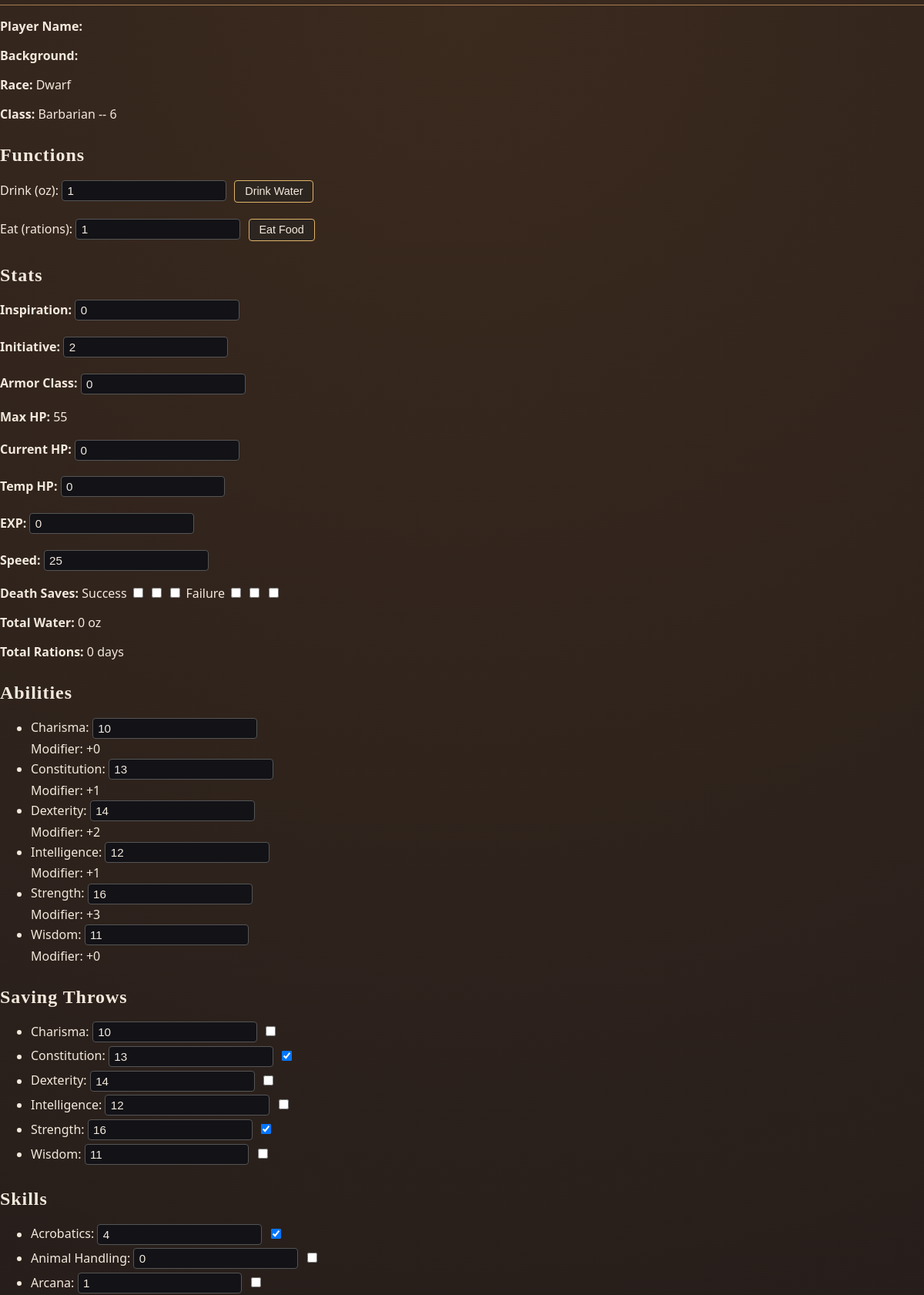
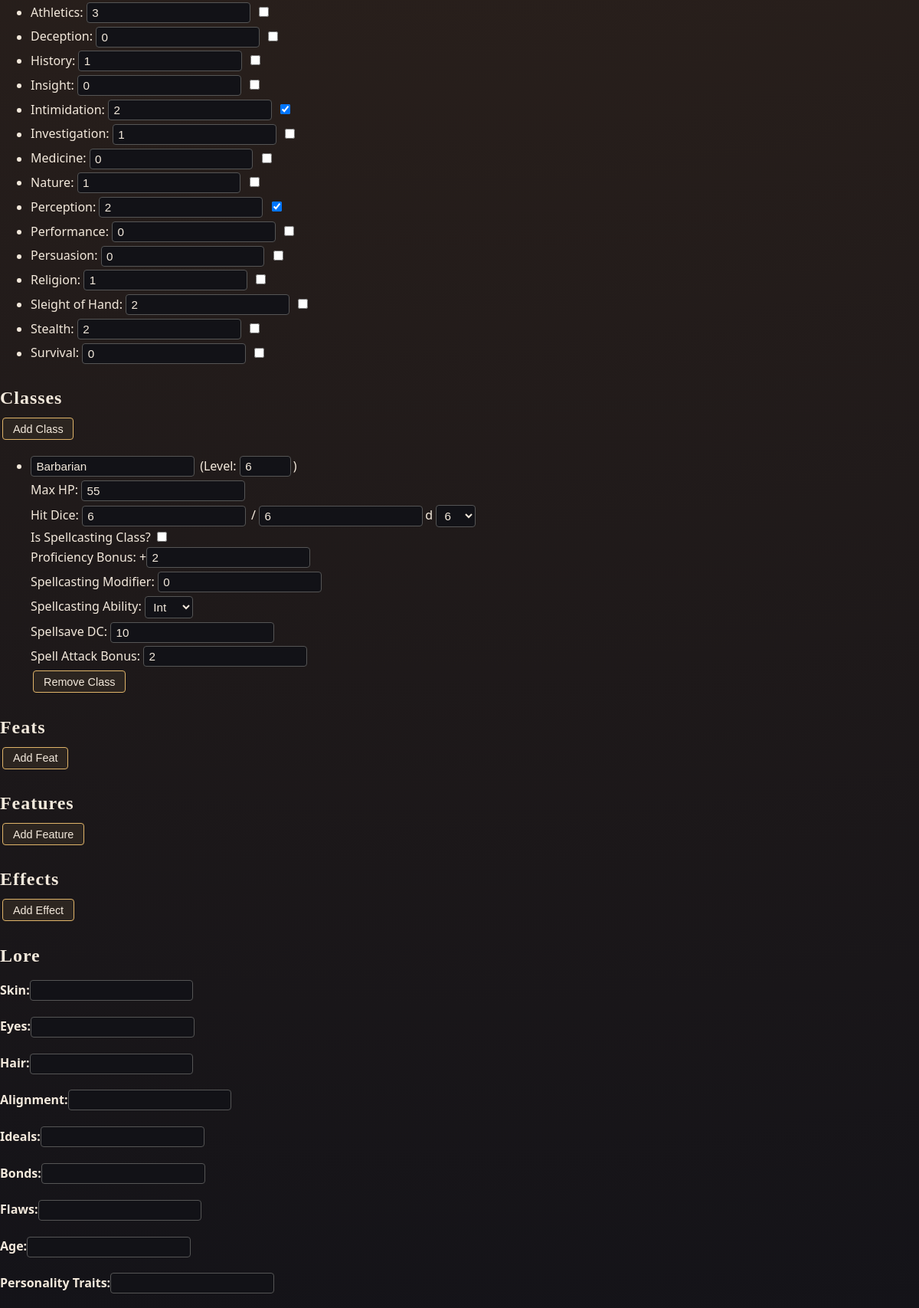
The page /character/4 (upper part) on the database its author committed (2 pictures, top to bottom).
### tables this page shows
CREATE TABLE Race(
characterid INTEGER REFERENCES Character(characterid),
name TEXT,
speed INTEGER NOT NULL CHECK(speed >= 0),
PRIMARY KEY(characterid, name)
);

CREATE TABLE Class(
characterid INTEGER REFERENCES Character(characterid),
name TEXT,
proficiencybonus INTEGER NOT NULL CHECK(proficiencybonus >= 0),
totalhitdice INTEGER NOT NULL CHECK(totalhitdice >= 0),
currenthitdice INTEGER CHECK(currenthitdice >= 0) DEFAULT 0,
typeofhitdice INTEGER NOT NULL DEFAULt 6 CHECK(typeofhitdice IN (6, 8, 10, 12)),
maxhitpoints INTEGER NOT NULL CHECK(maxhitpoints >= 0),
classlevel INTEGER NOT NULL CHECK(classlevel >= 0),
isSpellCastingClass INTEGER NOT NULL CHECK(isSpellCastingClass IN (0, 1)) DEFAULT 0,
spellcastingability TEXT NOT NULL CHECK(spellcastingability IN ('Str', 'Dex', 'Con', 'Int', 'Wis', 'Cha')) DEFAULT 'Int',
spellcastingmodifier INTEGER NOT NULL CHECK(spellcastingmodifier >= 0),
PRIMARY KEY(characterid, name)
);

CREATE TABLE Stats(
characterid INTEGER REFERENCES Character(characterid),
id INTEGER PRIMARY KEY AUTOINCREMENT,
inspiration INTEGER CHECK(inspiration >= 0) DEFAULT 0,
currenthitpoints INTEGER DEFAULT 0,
temporaryhitpoints INTEGER CHECK(temporaryhitpoints >= 0) DEFAULT 0,
exp INTEGER CHECK(exp >= 0) DEFAULT 0,
deathsuccesses INTEGER CHECK(deathsuccesses >= 0 AND deathsuccesses <= 3) DEFAULT 0,
deathfailures INTEGER CHECK(deathfailures >= 0 AND deathfailures <= 3) DEFAULT 0,
totalspellslotslevel1 INTEGER NOT NULL CHECK(totalspellslotslevel1 >= 0) DEFAULT 0,
totalspellslotslevel2 INTEGER NOT NULL CHECK(totalspellslotslevel2 >= 0) DEFAULT 0,
totalspellslotslevel3 INTEGER NOT NULL CHECK(totalspellslotslevel3 >= 0) DEFAULT 0,
totalspellslotslevel4 INTEGER NOT NULL CHECK(totalspellslotslevel4 >= 0) DEFAULT 0,
totalspellslotslevel5 INTEGER NOT NULL CHECK(totalspellslotslevel5 >= 0) DEFAULT 0,
totalspellslotslevel6 INTEGER NOT NULL CHECK(totalspellslotslevel6 >= 0) DEFAULT 0,
totalspellslotslevel7 INTEGER NOT NULL CHECK(totalspellslotslevel7 >= 0) DEFAULT 0,
totalspellslotslevel8 INTEGER NOT NULL CHECK(totalspellslotslevel8 >= 0) DEFAULT 0,
totalspellslotslevel9 INTEGER NOT NULL CHECK(totalspellslotslevel9 >= 0) DEFAULT 0,
usedspellslotslevel1 INTEGER NOT NULL CHECK(usedspellslotslevel1 >= 0 AND usedspellslotslevel1 <= totalspellslotslevel1) DEFAULT 0,
usedspellslotslevel2 INTEGER NOT NULL CHECK(usedspellslotslevel2 >= 0 AND usedspellslotslevel2 <= totalspellslotslevel2) DEFAULT 0,
usedspellslotslevel3 INTEGER NOT NULL CHECK(usedspellslotslevel3 >= 0 AND usedspellslotslevel3 <= totalspellslotslevel3) DEFAULT 0,
usedspellslotslevel4 INTEGER NOT NULL CHECK(usedspellslotslevel4 >= 0 AND usedspellslotslevel4 <= totalspellslotslevel4) DEFAULT 0,
usedspellslotslevel5 INTEGER NOT NULL CHECK(usedspellslotslevel5 >= 0 AND usedspellslotslevel5 <= totalspellslotslevel5) DEFAULT 0,
usedspellslotslevel6 INTEGER NOT NULL CHECK(usedspellslotslevel6 >= 0 AND usedspellslotslevel6 <= totalspellslotslevel6) DEFAULT 0,
usedspellslotslevel7 INTEGER NOT NULL CHECK(usedspellslotslevel7 >= 0 AND usedspellslotslevel7 <= totalspellslotslevel7) DEFAULT 0,
usedspellslotslevel8 INTEGER NOT NULL CHECK(usedspellslotslevel8 >= 0 AND usedspellslotslevel8 <= totalspellslotslevel8) DEFAULT 0,
usedspellslotslevel9 INTEGER NOT NULL CHECK(usedspellslotslevel9 >= 0 AND usedspellslotslevel9 <= totalspellslotslevel9) DEFAULT 0,
armorclass INTEGER NOT NULL DEFAULT 0
);

CREATE TABLE Ability(
characterid INTEGER REFERENCES Character(characterid),
name TEXT,
score INTEGER NOT NULL,
PRIMARY KEY(characterid, name)
);

CREATE TABLE SavingThrow(
characterid INTEGER REFERENCES Character(characterid),
name TEXT,
proficient INTEGER NOT NULL CHECK(proficient IN (0, 1)) DEFAULT 0,
score INTEGER NOT NULL,
PRIMARY KEY(characterid, name)
);

CREATE TABLE Skill(
characterid INTEGER REFERENCES Character(characterid),
name TEXT,
score INTEGER NOT NULL,
proficient INTEGER NOT NULL CHECK(proficient IN (0, 1)) DEFAULT 0,
PRIMARY KEY(characterid, name)
);

### MyFlask.py (the view)
@app.route("/character/<int:cid>") #character editing page
def character(cid):
    conn = sqlite3.connect("DnDCharacterManager.db")
    cursor = conn.cursor()
    user_id = session.get("userid")
    cursor.execute("SELECT * FROM Character WHERE characterid = ? AND userid = ?", (cid, user_id,))
    character = cursor.fetchone()
    cursor.execute("SELECT * FROM Character WHERE ownerid = ? AND userid = ?", (cid, user_id,))
    companions = cursor.fetchall()
    cursor.execute("SELECT * FROM Stats WHERE characterid = ?", (cid,))
    stats = cursor.fetchone()
    cursor.execute("SELECT * FROM Skill WHERE characterid = ?", (cid,))
    skills = cursor.fetchall()
    cursor.execute("SELECT * FROM Class WHERE characterid = ?", (cid,))
    classes = cursor.fetchall()
    cursor.execute("SELECT * FROM Race WHERE characterid = ?", (cid,))
    race = cursor.fetchone()
    cursor.execute("SELECT * FROM SavingThrow WHERE characterid = ?", (cid,))
    savingthrows = cursor.fetchall()
    cursor.execute("SELECT * FROM Ability WHERE characterid = ?", (cid,))
    abilities = cursor.fetchall()
    cursor.execute("SELECT * FROM Feat WHERE characterid = ?", (cid,))
    feats = cursor.fetchall()
    cursor.execute("SELECT * FROM Features WHERE characterid = ?", (cid,))
    features = cursor.fetchall()
    cursor.execute("SELECT * From Effects WHERE characterid = ?", (cid,))
    effects = cursor.fetchall()
    cursor.execute("SELECT * FROM Lore WHERE characterid = ?", (cid,))
    lore = cursor.fetchone()
    cursor.execute("SELECT * FROM Item WHERE characterid = ?", (cid,))
    items = cursor.fetchall()
    cursor.execute("SELECT w.*, i.name, i.description FROM WaterContainer w JOIN Item i ON w.itemid = i.itemid WHERE w.characterid = ?", (cid,))
    containers = cursor.fetchall()
    total_water = sum(w[2] for w in containers)
    cursor.execute("SELECT s.*, i.name, i.description FROM SiegeEquipment s JOIN Item i ON s.itemid = i.itemid WHERE s.characterid = ?", (cid,))
    siegeequipments = cursor.fetchall()
    cursor.execute("SELECT p.*, i.name, i.description FROM Poison p JOIN Item i ON p.itemid = i.itemid WHERE p.characterid = ?", (cid,))
    poisons = cursor.fetchall()
    cursor.execute("SELECT a.*, i.name, i.description FROM AdventuringGear a JOIN Item i ON a.itemid = i.itemid WHERE a.characterid = ?", (cid,))
    adventuringgears = cursor.fetchall()
    cursor.execute("SELECT w.*, i.name, i.description FROM Weapon w JOIN Item i ON w.itemid = i.itemid WHERE w.characterid = ?", (cid,))
    weapons = cursor.fetchall()
    cursor.execute("SELECT a.*, i.name, i.description FROM ArmorShield a JOIN Item i ON a.itemid = i.itemid WHERE a.characterid = ?", (cid,))
    armorshields = cursor.fetchall()
    cursor.execute("SELECT s.*, i.name, i.description FROM Spell s JOIN Item i ON s.itemid = i.itemid WHERE s.characterid = ?", (cid,))
    spells = cursor.fetchall()
    cursor.execute("SELECT e.*, i.name, i.description FROM Explosive e JOIN Item i ON e.itemid = i.itemid WHERE e.characterid = ?", (cid,))
    explosives = cursor.fetchall()
    cursor.execute("SELECT t.*, i.name, i.description FROM Tool t JOIN Item i ON t.itemid = i.itemid WHERE t.characterid = ?", (cid,))
    tools = cursor.fetchall()
    cursor.execute("SELECT t.*, i.name, i.description FROM Trinket t JOIN Item i ON t.itemid = i.itemid WHERE t.characterid = ?", (cid,))
    trinkets = cursor.fetchall()
    cursor.execute("SELECT f.*, i.name, i.description FROM Firearm f JOIN Item i ON f.itemid = i.itemid WHERE f.characterid = ?", (cid,))
    firearms = cursor.fetchall()
    cursor.execute("SELECT o.*, i.name, i.description FROM Other o JOIN Item i ON o.itemid = i.itemid WHERE o.characterid = ?", (cid,))
    others = cursor.fetchall()
    cursor.execute("SELECT w.*, i.name, i.description FROM Wondrous w JOIN Item i ON w.itemid = i.itemid WHERE w.characterid = ?", (cid,))
    wondrous = cursor.fetchall()
    cursor.execute("SELECT r.*, i.name, i.description FROM Ration r JOIN Item i ON r.itemid = i.itemid WHERE r.characterid = ?", (cid,))
    rations = cursor.fetchall()
    total_rations = sum(r[2] for r in rations)
    conn.close()
    print(character, companions, stats, skills, classes, race, savingthrows, abilities, feats, features, effects, lore, items, containers, siegeequipments, poisons, adventuringgears, weapons, armorshields, spells, explosives, tools, trinkets, firearms, others, wondrous, rations)
    return render_template("character.html", character=character, companions=companions, stats=stats, skills=skills, classes=classes, race=race, savingthrows=savingthrows, abilities=abilities, feats=feats, features=features, effects=effects, lore=lore, items=items, containers=containers, siegeequipments=siegeequipments, poisons=poisons, adventuringgears=adventuringgears, weapons=weapons, armorshields=armorshields, spells=spells, explosives=explosives, tools=tools, trinkets=trinkets, firearms=firearms, others=others, wondrous=wondrous, rations=rations, total_water=total_water, total_rations=total_rations)

### templates/character.html (shortened to what this page needs)
<!DOCTYPE html>
<html lang="en">
<head>
    <link rel="stylesheet" href="{{ url_for('static', filename='css/charactercreation.css') }}">
</head>
<body data-character-id="{{ character[0] }}">
    <h1>{{ character[4] }}</h1>
    <div>
        <p><strong>Player Name:</strong> {{ character[5] }}</p>
        <p><strong>Background:</strong> {{ character[2] }}</p>
        <p><strong>Race: </strong> {{ race[1] }}</p>
        {% for c in classes %}
            <p><strong>Class: </strong> {{ c[1] }} -- {{ c[7] }}</p>
        {% endfor %}
    </div>
    <h2>Functions</h2>
    <div>
        <p>
            <label>
                Drink (oz):
                <input type="number" id="drinkWaterAmount" min="1" value="1">
            </label>
            <button type="button" id="drinkWaterButton">Drink Water</button>
        </p>
        <p>
            <label>
                Eat (rations):
                <input type="number" id="eatRationAmount" min="1" value="1">
            </label>
            <button type="button" id="eatRationButton">Eat Food</button>
        </p>
    </div>
    <h2>Stats</h2>
    <div>
        <p><strong>Inspiration:</strong> <input type="number" id="statsInspiration" value="{{ stats[2] }}" min="0"></p>
        <p><strong>Initiative:</strong> <input type="number" id="initiativeInput" value="0"></p>
        <p><strong>Armor Class:</strong> <input type="number" id="statsAC" value="{{ stats[26] }}"></p>
        {% set total_hp = classes | sum(attribute=6) %}
        <p><strong>Max HP: </strong><span id="totalMaxHpInput">{{ total_hp }}</span></p>
        <p><strong>Current HP:</strong> <input type="number" id="statsCurrentHP" value="{{ stats[3] }}" min="0"></p>
        <p><strong>Temp HP:</strong> <input type="number" id="statsTempHP" value="{{ stats[4] }}" min="0"></p>
        <p><strong>EXP:</strong> <input type="number" id="statsExp" value="{{ stats[5] }}" min="0"></p>
        <p><strong>Speed:</strong> <input type="number" value="{{race[2]}}" min="0"></p>
        <p><strong>Death Saves:</strong>
            Success
            <input type="checkbox" class="death-success" data-index="1" {% if stats[6] >= 1 %}checked{% endif %}>
            <input type="checkbox" class="death-success" data-index="2" {% if stats[6] >= 2 %}checked{% endif %}>
            <input type="checkbox" class="death-success" data-index="3" {% if stats[6] == 3 %}checked{% endif %}>
            Failure
            <input type="checkbox" class="death-failure" data-index="1" {% if stats[7] >= 1 %}checked{% endif %}>
            <input type="checkbox" class="death-failure" data-index="2" {% if stats[7] >= 2 %}checked{% endif %}>
            <input type="checkbox" class="death-failure" data-index="3" {% if stats[7] == 3 %}checked{% endif %}>
        </p>
        <p><strong>Total Water:</strong> <span id="totalWaterValue">{{ total_water }}</span> oz</p>
        <p><strong>Total Rations:</strong> <span id="totalRationsValue">{{ total_rations }}</span> {% if total_rations == 1 %} day {% else %} days {% endif %}</p>
    </div>
    <h2>Abilities</h2>
    <div>
        <ul>
            {% for ability in abilities %}
                <li class="ability-row" data-ability-name="{{ ability[1] }}">
                    {{ ability[1] }}: <input type="number" class="ability-score" value="{{ ability[2] }}" placeholder="{{ ability[2] }}" min="1"><br>
                    Modifier: <span class="ability-mod">{{ (ability[2] - 10) // 2 }}</span>
                </li>
            {% endfor %}
        </ul>
    </div>
    <h2>Saving Throws</h2>
    <div>
        <ul>
            {% for st in savingthrows %}
                <li>{{ st[1] }}: <input type="number" class="saving-score" data-name="{{ st[1] }}" value="{{ st[3] }}"> <input type="checkbox" class="saving-prof" data-name="{{ st[1] }}" {% if st[2] == 1 %}checked{% endif %}></li>
            {% endfor %}
        </ul>
    </div>
    <h2>Skills</h2>
    <div>
        <ul>
            {% for s in skills %}
                <li>
                    {{ s[1] }}: <input type="number" class="skill-score" data-name="{{ s[1] }}" value="{{ s[2] }}">  <input type="checkbox" class="skill-prof" data-name="{{ s[1] }}" {% if s[3] == 1 %}checked{% endif %}>
                </li>
            {% endfor %}
        </ul>
    </div>
    <h2>Classes</h2>
    <div>
        <button type="button" id="addClassButton">Add Class</button>
        <ul id="classList">
            {% for c in classes %}
                <li class="spellcasting-class" data-original-name="{{ c[1] }}">
                    <strong><input type="text" class="class-name" value="{{ c[1] }}"></strong>
                    (Level: <input type="number" class="class-level" value="{{ c[7] }}" min="0" max="20">)<br>
                    Max HP: <input type="number" class="class-maxhp" value="{{ c[6] }}" min="0"><br>
                    Hit Dice: <input type="number" class="class-currenthd" value="{{ c[4] }}" min="0"> /
                    <input type="number" class="class-totalhd" value="{{ c[3] }}" min="0">d
                    <select class="class-die-size">
                        {% for size in [6,8,10,12] %}
                            <option value="{{ size }}" {% if size == c[6] %}selected{% endif %}>{{ size }}</option>
                        {% endfor %}
                    </select><br>
                    Is Spellcasting Class?
                    <input type="checkbox"
                        class="class-is-spellcasting"
                        {% if c[8] == 1 %}checked{% endif %}><br>
                    Proficiency Bonus:
                    +<input type="number" class="class-prof-bonus" value="{{ c[2] }}" min="0"><br>
                    Spellcasting Modifier:
                    <input type="number" class="spellcasting-mod" value="{{ c[10] }}"><br>
                    Spellcasting Ability:
                    <select class="class-spell-ability">
                        <option value="Int" {% if c[9] == 'Int' %}selected{% endif %}>Int</option>
                    </select><br>
                    Spellsave DC:
                    <input type="number" class="spellsave-dc" readonly><br>
                    Spell Attack Bonus:
                    <input type="number" class="spell-attack-bonus" readonly><br>
                </li>
            {% endfor %}
        </ul>
    </div>
    <h2>Feats</h2>
    <div>
        <button type="button" id="addFeatButton">Add Feat</button>
    </div>
    <h2>Features</h2>
    <div>
        <button type="button" id="addFeatureButton">Add Feature</button>
    </div>
    <h2>Effects</h2>
    <div>
        <button type="button" id="addEffectButton">Add Effect</button>
    </div>
    <h2>Lore</h2>
    <div>
        <p><strong>Skin:</strong><input type='text' id="loreSkin" value='{{ lore[2] }}'></p>
        <p><strong>Eyes:</strong><input type='text' id="loreEyes" value='{{ lore[3] }}'></p>
        <p><strong>Hair:</strong><input type="text" id="loreHair" value="{{ lore[14] }}"></p>
        <p><strong>Alignment:</strong><input type="text" id="loreAlignment" value="{{ lore[15] }}"></p>
        <p><strong>Ideals:</strong><input type='text' id="loreIdeals" value='{{ lore[4] }}'></p>
        <p><strong>Bonds:</strong><input type='text' id="loreBonds" value='{{ lore[5] }}'></p>
        <p><strong>Flaws:</strong><input type='text' id="loreFlaws" value='{{ lore[6] }}'></p>
        <p><strong>Age:</strong><input type='text' id="loreAge" value='{{ lore[7] }}'></p>
        <p><strong>Personality Traits:</strong><input type='text' id="loreTraits" value='{{ lore[8] }}'></p>
    </div>
</body>
</html>

### rows shown on the page
Race: name "Dwarf", speed "25"
Class: name "Barbarian", classlevel "6", maxhitpoints "55", currenthitdice "6", totalhitdice "6", proficiencybonus "2", spellcastingmodifier "0", spellcastingability "Int"
Stats: inspiration "0", armorclass "0", currenthitpoints "0", temporaryhitpoints "0", exp "0"
Ability: name "Charisma", score "10", (ability[2]-10)//2 "+0"
Ability: name "Constitution", score "13", (ability[2]-10)//2 "+1"
Ability: name "Dexterity", score "14", (ability[2]-10)//2 "+2"
Ability: name "Intelligence", score "12", (ability[2]-10)//2 "+1"
Ability: name "Strength", score "16", (ability[2]-10)//2 "+3"
Ability: name "Wisdom", score "11", (ability[2]-10)//2 "+0"
SavingThrow: name "Charisma", score "10"
SavingThrow: name "Constitution", score "13", proficient "☑"
SavingThrow: name "Dexterity", score "14"
SavingThrow: name "Intelligence", score "12"
SavingThrow: name "Strength", score "16", proficient "☑"
SavingThrow: name "Wisdom", score "11"
Skill: name "Acrobatics", score "4", proficient "☑"
Skill: name "Animal Handling", score "0"
Skill: name "Arcana", score "1"
Skill: name "Athletics", score "3"
Skill: name "Deception", score "0"
Skill: name "History", score "1"
Skill: name "Insight", score "0"
Skill: name "Intimidation", score "2", proficient "☑"
Skill: name "Investigation", score "1"
Skill: name "Medicine", score "0"
Skill: name "Nature", score "1"
Skill: name "Perception", score "2", proficient "☑"
Skill: name "Performance", score "0"
Skill: name "Persuasion", score "0"
Skill: name "Religion", score "1"
Skill: name "Sleight of Hand", score "2"
Skill: name "Stealth", score "2"
Skill: name "Survival", score "0"

### other values the page prints
{{ total_hp }} "55"
{{ total_water }} "0"
{{ total_rations }} "0"
form field value "6"
